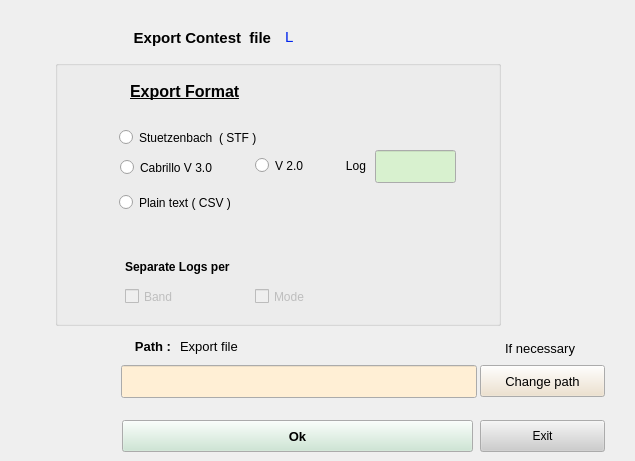
   <widget class="QWidget" name="page">
    <widget class="QGroupBox" name="groupBox">
     <property name="geometry">
      <rect>
       <x>55</x>
       <y>60</y>
       <width>446</width>
       <height>266</height>
      </rect>
     </property>
     <property name="title">
      <string/>
     </property>
     <property name="flat">
      <bool>true</bool>
     </property>
     <widget class="QRadioButton" name="rButtonSTF">
      <property name="geometry">
       <rect>
        <x>64</x>
        <y>65</y>
        <width>161</width>
        <height>25</height>
       </rect>
      </property>
      <property name="focusPolicy">
       <enum>Qt::NoFocus</enum>
      </property>
      <property name="text">
       <string>Stuetzenbach  ( STF )</string>
      </property>
     </widget>
     <widget class="QRadioButton" name="rButtonCBR3">
      <property name="geometry">
       <rect>
        <x>65</x>
        <y>95</y>
        <width>121</width>
        <height>25</height>
       </rect>
      </property>
      <property name="focusPolicy">
       <enum>Qt::NoFocus</enum>
      </property>
      <property name="text">
       <string>Cabrillo V 3.0</string>
      </property>
     </widget>
     <widget class="QRadioButton" name="rButtonCSV">
      <property name="geometry">
       <rect>
        <x>64</x>
        <y>130</y>
        <width>136</width>
        <height>25</height>
       </rect>
      </property>
      <property name="font">
       <font>
        <weight>50</weight>
        <bold>false</bold>
       </font>
      </property>
      <property name="focusPolicy">
       <enum>Qt::NoFocus</enum>
      </property>
      <property name="text">
       <string>Plain text ( CSV )</string>
      </property>
     </widget>
     <widget class="QLabel" name="label_3">
      <property name="geometry">
       <rect>
        <x>70</x>
        <y>195</y>
        <width>136</width>
        <height>23</height>
       </rect>
      </property>
      <property name="font">
       <font>
        <weight>75</weight>
        <bold>true</bold>
       </font>
      </property>
      <property name="text">
       <string>Separate Logs per</string>
      </property>
     </widget>
     <widget class="QCheckBox" name="checkBoxBand">
      <property name="enabled">
       <bool>false</bool>
      </property>
      <property name="geometry">
       <rect>
        <x>70</x>
        <y>225</y>
        <width>71</width>
        <height>23</height>
       </rect>
      </property>
      <property name="focusPolicy">
       <enum>Qt::NoFocus</enum>
      </property>
      <property name="text">
       <string>Band</string>
      </property>
     </widget>
     <widget class="QCheckBox" name="checkBoxMode">
      <property name="enabled">
       <bool>false</bool>
      </property>
      <property name="geometry">
       <rect>
        <x>200</x>
        <y>225</y>
        <width>81</width>
        <height>23</height>
       </rect>
      </property>
      <property name="focusPolicy">
       <enum>Qt::NoFocus</enum>
      </property>
      <property name="text">
       <string>Mode</string>
      </property>
     </widget>
     <widget class="QLabel" name="label_2">
      <property name="geometry">
       <rect>
        <x>75</x>
        <y>20</y>
        <width>181</width>
        <height>23</height>
       </rect>
      </property>
      <property name="font">
       <font>
        <pointsize>12</pointsize>
        <weight>75</weight>
        <bold>true</bold>
        <underline>true</underline>
        <strikeout>false</strikeout>
        <kerning>true</kerning>
       </font>
      </property>
      <property name="text">
       <string>Export Format</string>
      </property>
     </widget>
     <widget class="QLineEdit" name="lineLog">
      <property name="geometry">
       <rect>
        <x>320</x>
        <y>90</y>
        <width>81</width>
        <height>33</height>
       </rect>
      </property>
      <property name="palette">
       <palette>
        <active>
         <colorrole role="Base">
          <brush brushstyle="SolidPattern">
           <color alpha="255">
            <red>216</red>
            <green>241</green>
            <blue>207</blue>
           </color>
          </brush>
         </colorrole>
        </active>
        <inactive>
         <colorrole role="Base">
          <brush brushstyle="SolidPattern">
           <color alpha="255">
            <red>216</red>
            <green>241</green>
            <blue>207</blue>
           </color>
          </brush>
         </colorrole>
        </inactive>
        <disabled>
         <colorrole role="Base">
          <brush brushstyle="SolidPattern">
           <color alpha="255">
            <red>255</red>
            <green>255</green>
            <blue>255</blue>
           </color>
          </brush>
         </colorrole>
        </disabled>
       </palette>
      </property>
      <property name="focusPolicy">
       <enum>Qt::NoFocus</enum>
      </property>
     </widget>
     <widget class="QLabel" name="label_26">
      <property name="geometry">
       <rect>
        <x>270</x>
        <y>95</y>
        <width>41</width>
        <height>21</height>
       </rect>
      </property>
      <property name="text">
       <string>Log</string>
      </property>
      <property name="alignment">
       <set>Qt::AlignRight|Qt::AlignTrailing|Qt::AlignVCenter</set>
      </property>
     </widget>
     <widget class="QRadioButton" name="rButtonCBR2">
      <property name="geometry">
       <rect>
        <x>200</x>
        <y>95</y>
        <width>71</width>
        <height>21</height>
       </rect>
      </property>
      <property name="text">
       <string>V 2.0</string>
      </property>
     </widget>
    </widget>
    <widget class="QLabel" name="label_4">
     <property name="geometry">
      <rect>
       <x>120</x>
       <y>335</y>
       <width>51</width>
       <height>23</height>
      </rect>
     </property>
     <property name="font">
      <font>
       <pointsize>10</pointsize>
       <weight>75</weight>
       <bold>true</bold>
      </font>
     </property>
     <property name="text">
      <string>Path :</string>
     </property>
     <property name="alignment">
      <set>Qt::AlignRight|Qt::AlignTrailing|Qt::AlignVCenter</set>
     </property>
    </widget>
    <widget class="QLabel" name="label_5">
     <property name="geometry">
      <rect>
       <x>180</x>
       <y>335</y>
       <width>226</width>
       <height>23</height>
      </rect>
     </property>
     <property name="font">
      <font>
       <pointsize>10</pointsize>
       <weight>50</weight>
       <bold>false</bold>
      </font>
     </property>
     <property name="text">
      <string>Export file</string>
     </property>
    </widget>
    <widget class="QLineEdit" name="linePath">
     <property name="geometry">
      <rect>
       <x>121</x>
       <y>365</y>
       <width>356</width>
       <height>33</height>
      </rect>
     </property>
     <property name="palette">
      <palette>
       <active>
        <colorrole role="Base">
         <brush brushstyle="SolidPattern">
          <color alpha="255">
           <red>255</red>
           <green>239</green>
           <blue>213</blue>
          </color>
         </brush>
        </colorrole>
       </active>
       <inactive>
        <colorrole role="Base">
         <brush brushstyle="SolidPattern">
          <color alpha="255">
           <red>255</red>
           <green>239</green>
           <blue>213</blue>
          </color>
         </brush>
        </colorrole>
       </inactive>
       <disabled>
        <colorrole role="Base">
         <brush brushstyle="SolidPattern">
          <color alpha="255">
           <red>255</red>
           <green>255</green>
           <blue>255</blue>
          </color>
         </brush>
        </colorrole>
       </disabled>
      </palette>
     </property>
     <property name="font">
      <font>
       <weight>50</weight>
       <bold>false</bold>
      </font>
     </property>
    </widget>
    <widget class="QPushButton" name="ButtonPath">
     <property name="geometry">
      <rect>
       <x>480</x>
       <y>365</y>
       <width>125</width>
       <height>32</height>
      </rect>
     </property>
     <property name="palette">
      <palette>
       <active>
        <colorrole role="Button">
         <brush brushstyle="SolidPattern">
          <color alpha="255">
           <red>238</red>
           <green>223</green>
           <blue>199</blue>
          </color>
         </brush>
        </colorrole>
       </active>
       <inactive>
        <colorrole role="Button">
         <brush brushstyle="SolidPattern">
          <color alpha="255">
           <red>238</red>
           <green>223</green>
           <blue>199</blue>
          </color>
         </brush>
        </colorrole>
       </inactive>
       <disabled>
        <colorrole role="Button">
         <brush brushstyle="SolidPattern">
          <color alpha="255">
           <red>238</red>
           <green>223</green>
           <blue>199</blue>
          </color>
         </brush>
        </colorrole>
       </disabled>
      </palette>
     </property>
     <property name="font">
      <font>
       <pointsize>10</pointsize>
       <weight>50</weight>
       <bold>false</bold>
      </font>
     </property>
     <property name="text">
      <string>Change path</string>
     </property>
    </widget>
    <widget class="QPushButton" name="ButtonReturn">
     <property name="geometry">
      <rect>
       <x>480</x>
       <y>420</y>
       <width>125</width>
       <height>32</height>
      </rect>
     </property>
     <property name="palette">
      <palette>
       <active>
        <colorrole role="Button">
         <brush brushstyle="SolidPattern">
          <color alpha="255">
           <red>205</red>
           <green>204</green>
           <blue>204</blue>
          </color>
         </brush>
        </colorrole>
       </active>
       <inactive>
        <colorrole role="Button">
         <brush brushstyle="SolidPattern">
          <color alpha="255">
           <red>205</red>
           <green>204</green>
           <blue>204</blue>
          </color>
         </brush>
        </colorrole>
       </inactive>
       <disabled>
        <colorrole role="Button">
         <brush brushstyle="SolidPattern">
          <color alpha="255">
           <red>205</red>
           <green>204</green>
           <blue>204</blue>
          </color>
         </brush>
        </colorrole>
       </disabled>
      </palette>
     </property>
     <property name="focusPolicy">
      <enum>Qt::NoFocus</enum>
     </property>
     <property name="text">
      <string>Exit</string>
     </property>
    </widget>
    <widget class="QPushButton" name="ButtonOK">
     <property name="geometry">
      <rect>
       <x>122</x>
       <y>420</y>
       <width>351</width>
       <height>32</height>
      </rect>
     </property>
     <property name="palette">
      <palette>
       <active>
        <colorrole role="Button">
         <brush brushstyle="SolidPattern">
          <color alpha="255">
           <red>199</red>
           <green>230</green>
           <blue>208</blue>
          </color>
         </brush>
        </colorrole>
       </active>
       <inactive>
        <colorrole role="Button">
         <brush brushstyle="SolidPattern">
          <color alpha="255">
           <red>199</red>
           <green>230</green>
           <blue>208</blue>
          </color>
         </brush>
        </colorrole>
       </inactive>
       <disabled>
        <colorrole role="Button">
         <brush brushstyle="SolidPattern">
          <color alpha="255">
           <red>199</red>
           <green>230</green>
           <blue>208</blue>
          </color>
         </brush>
        </colorrole>
       </disabled>
      </palette>
     </property>
     <property name="font">
      <font>
       <pointsize>10</pointsize>
       <weight>75</weight>
       <bold>true</bold>
      </font>
     </property>
     <property name="focusPolicy">
      <enum>Qt::NoFocus</enum>
     </property>
     <property name="text">
      <string>Ok</string>
     </property>
    </widget>
    <widget class="QLabel" name="label">
     <property name="geometry">
      <rect>
       <x>65</x>
       <y>25</y>
       <width>206</width>
       <height>26</height>
      </rect>
     </property>
     <property name="font">
      <font>
       <pointsize>11</pointsize>
       <weight>75</weight>
       <bold>true</bold>
      </font>
     </property>
     <property name="text">
      <string>Export Contest  file</string>
     </property>
     <property name="alignment">
      <set>Qt::AlignRight|Qt::AlignTrailing|Qt::AlignVCenter</set>
     </property>
    </widget>
    <widget class="QLabel" name="labelContestId">
     <property name="geometry">
      <rect>
       <x>285</x>
       <y>25</y>
       <width>205</width>
       <height>23</height>
      </rect>
     </property>
     <property name="palette">
      <palette>
       <active>
        <colorrole role="WindowText">
         <brush brushstyle="SolidPattern">
          <color alpha="255">
           <red>1</red>
           <green>37</green>
           <blue>237</blue>
          </color>
         </brush>
        </colorrole>
       </active>
       <inactive>
        <colorrole role="WindowText">
         <brush brushstyle="SolidPattern">
          <color alpha="255">
           <red>1</red>
           <green>37</green>
           <blue>237</blue>
          </color>
         </brush>
        </colorrole>
       </inactive>
       <disabled>
        <colorrole role="WindowText">
         <brush brushstyle="SolidPattern">
          <color alpha="255">
           <red>146</red>
           <green>145</green>
           <blue>144</blue>
          </color>
         </brush>
        </colorrole>
       </disabled>
      </palette>
     </property>
     <property name="font">
      <font>
       <pointsize>11</pointsize>
      </font>
     </property>
     <property name="text">
      <string>L</string>
     </property>
    </widget>
    <widget class="QLabel" name="label_27">
     <property name="geometry">
      <rect>
       <x>505</x>
       <y>340</y>
       <width>121</width>
       <height>16</height>
      </rect>
     </property>
     <property name="font">
      <font>
       <pointsize>10</pointsize>
       <weight>50</weight>
       <bold>false</bold>
      </font>
     </property>
     <property name="text">
      <string>If necessary</string>
     </property>
    </widget>
   </widget>
